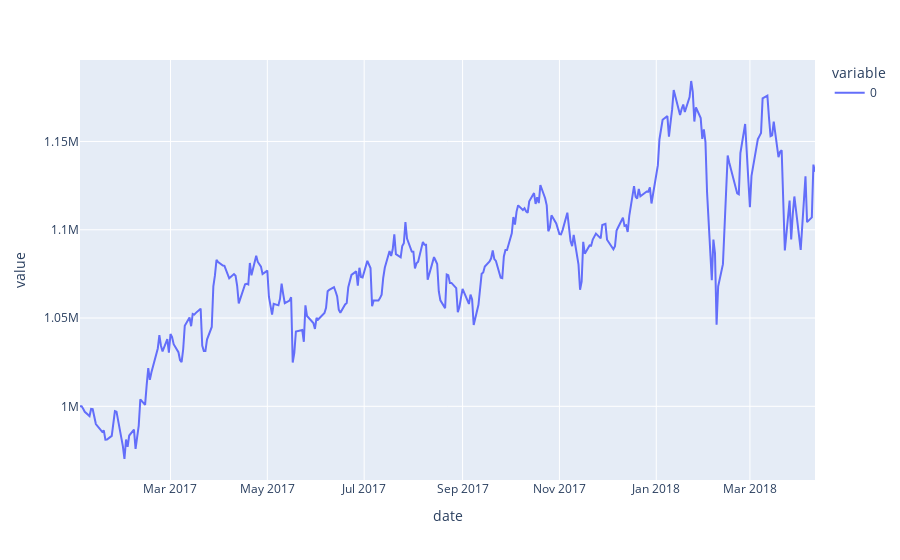

The notebook cell saved with this chart:
### Code cell
portfolio.nav.plot()

### Figure 1 — Plotly figure (JSON) as saved in the notebook; plotly's stock layout.template omitted (floating-point values rounded to 4 significant figures; data arrays with more than 128 entries replaced by an {"elided": "..."} marker saying what was removed)
{"data": [{"hovertemplate": "variable=0<br>date=%{x}<br>value=%{y}<extra></extra>", "legendgroup": "0", "line": {"color": "#636efa", "dash": "solid"}, "marker": {"symbol": "circle"}, "mode": "lines", "name": "0", "orientation": "v", "showlegend": true, "type": "scatter", "x": {"elided": "320 str values"}, "xaxis": "x", "y": {"elided": "320 float values"}, "yaxis": "y"}], "layout": {"autosize": true, "legend": {"title": {"text": "variable"}, "tracegroupgap": 0}, "margin": {"t": 60}, "xaxis": {"anchor": "y", "autorange": true, "domain": [0, 1], "range": ["2017-01-03", "2018-04-11"], "title": {"text": "date"}, "type": "date"}, "yaxis": {"anchor": "x", "autorange": true, "domain": [0, 1], "range": [958300.0, 1196000.0], "title": {"text": "value"}, "type": "linear"}}}
